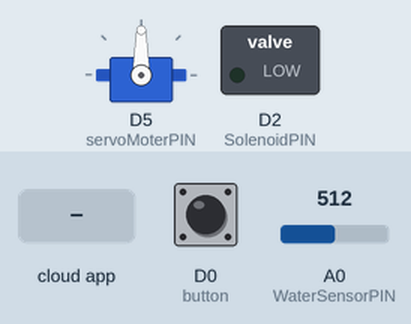
This program was run on a simulated ESP8266 (NodeMCU). Parts: servo, switched loads named in the program (green lamp = pin HIGH). The inputs (shaded band) are chosen by the test bench; at power-on: D0 (button) LOW, A0 (WaterSensorPIN) = 512. WiFi joins after 1.5 s; servers stay silent unless stated; network time is answered at once with the bench clock; the Firebase database answers and starts empty; what the program prints to the serial monitor is not drawn.

Above: at 3.0 s.
3.1 s: D0 (button) pulled HIGH for 0.5 s
At 3.5 s:
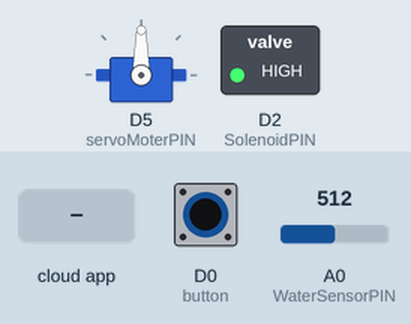
5.4 s: A0 (WaterSensorPIN) set to 992
6.9 s: A0 (WaterSensorPIN) set to 1011
9.9 s: the phone or cloud app sets control to 1
At 13.9 s:
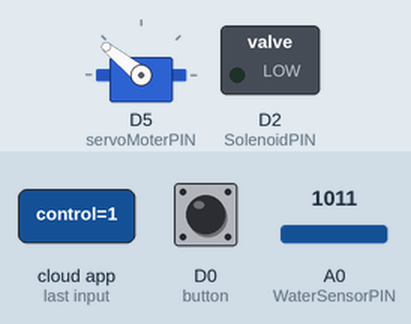
14.2 s: D0 (button) pulled HIGH for 1 s
At 15.5 s:
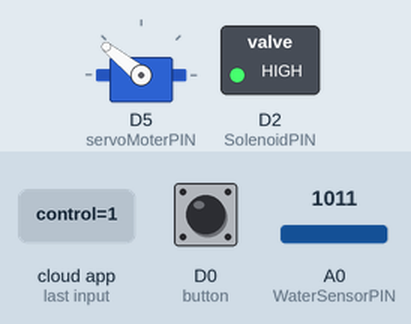
16.7 s: D0 (button) pulled HIGH for 3.2 s
At 17.4 s:
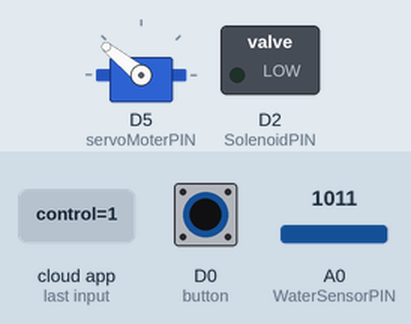
Timing chart, 0 to 44.2 s (numbered marks = the images above; inputs shaded):
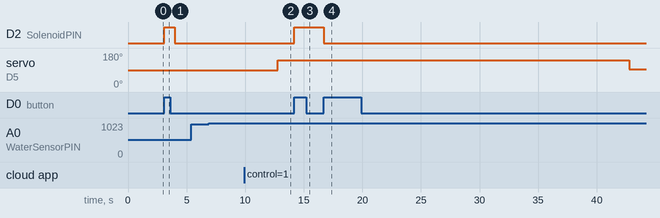

The program:

main.cpp
```cpp
#include <env.h>

#include <NTPClient.h>
#include <WiFiUdp.h>

#include <ESP8266WIFI.h>

#include <FirebaseESP32.h>
#include <addons/TokenHelper.h>

#include <Servo.h>

Servo servo360;

FirebaseData fbdo;
FirebaseAuth auth;
FirebaseConfig config;
bool signupOK = false;
bool lastState = false;
#define WaterSensorPIN A0
#define SolenoidPIN D2
#define button D0
#define servoMoterPIN D5

int waterlevelData = 0;      // from sensor
int solenoidsettingData = 0; // for check limit from firebase
bool solenoidStatus = false; // for enable solenoid
String username = USERNAME;
int water_level_limit = 1000;
// declere function
void processing();
void controlling();
int readWater();
void controllingFood();
// enable time
WiFiUDP ntpUDP;
NTPClient timeClient(ntpUDP);

void IRAM_ATTR IO_INT_ISR() {
  Serial.println("force solenoid : " + String(!digitalRead(SolenoidPIN)));
  digitalWrite(SolenoidPIN, !digitalRead(SolenoidPIN));
}

void setup() {
  Serial.begin(9600);

  // set motor for food board
  servo360.attach(servoMoterPIN);

  // set sensor
  attachInterrupt(button, IO_INT_ISR, RISING);
  pinMode(SolenoidPIN, OUTPUT);

  // set firebase
  WiFi.begin(WIFI_SSID, WIFI_PASSWORD);
  Serial.print("Connecting to Wi-Fi");
  while (WiFi.status() != WL_CONNECTED) {
    Serial.print(".");
    delay(300);
    // todo : force_control
  }
  Serial.println();
  Serial.print("Connected with IP: ");
  Serial.println(WiFi.localIP());
  Serial.println();

  Serial.printf("Firebase Client v%s\n\n", FIREBASE_CLIENT_VERSION);
  config.api_key = API_KEY;
  config.database_url = DATABASE_URL;
  config.token_status_callback = tokenStatusCallback;
  Firebase.reconnectNetwork(true);
  fbdo.setBSSLBufferSize(4096 /* Rx buffer size in bytes from 512 - 16384 */,
                         1024 /* Tx buffer size in bytes from 512 - 16384 */);
  while (!signupOK) {
    Serial.print("Sign up new user... ");
    if (Firebase.signUp(&config, &auth, "", "")) {
      Serial.println("ok");
      signupOK = true;
    } else {
      Serial.printf("%s\n", config.signer.signupError.message.c_str());
    }
    delay(300);
    // todo : force_control
  }
  config.token_status_callback =
      tokenStatusCallback; // see addons/TokenHelper.h
  Firebase.begin(&config, &auth);

  // set time
  timeClient.begin();
}

void loop() {
  timeClient.update();
  processing();
  if (water_level_limit > readWater()) {
    controlling();
  } else {
    Serial.println("Water Level is over!!!");
    delay(1000);
  }
  controllingFood();
}

//---------------control water---------------------
void ctrlWater(bool value) { digitalWrite(SolenoidPIN, value); }

// get data sensor
int readWater() {
  float water = analogRead(WaterSensorPIN);
  return (int)water;
}

//-----------------read firebase---------------------
bool getFirebaseBool(String path) {
  if (Firebase.getBool(fbdo, path)) {
    return fbdo.to<bool>();
  }
  return false; // ค่ากลับเมื่อไม่สามารถรับค่าได้
}

int getFirebaseInt(String path) {
  if (Firebase.getInt(fbdo, path)) {
    return fbdo.to<int>();
  }
  return -1; // ค่ากลับเมื่อไม่สามารถรับค่าได้
}

String getFirebaseString(String path) {
  if (Firebase.getString(fbdo, path)) {
    return fbdo.to<const char *>();
  }
  return ""; // ค่ากลับเมื่อไม่สามารถรับค่าได้
}

//--------------------set firebase-------------------
void setFirebaseBool(String path, bool value) {
  if (Firebase.setBool(fbdo, path.c_str(), value)) {
    Serial.println("Set OK : " + String(value) + " -> " + path);
  } else {
    Serial.print("Error: ");
    Serial.println(fbdo.errorReason().c_str());
  }
}

void setFirebaseInt(String path, int value) {
  if (Firebase.setInt(fbdo, path.c_str(), value)) {
    Serial.println("Set OK : " + String(value) + " -> " + path);
  } else {
    Serial.print("Error: ");
    Serial.println(fbdo.errorReason().c_str());
  }
}

void sanitizeString(String &input) {
  const String disallowedChars = ".#$[]"; // อักขระที่ไม่อนุญาต

  // ลูปผ่านแต่ละอักขระที่ไม่อนุญาต
  for (int i = 0; i < disallowedChars.length(); i++) {
    char ch = disallowedChars[i]; // ดึงอักขระที่ต้องการ
    input.replace(String(ch), ""); // แทนที่อักขระที่ไม่อนุญาตด้วยสตริงว่าง
  }
}

// Time
String getTimeText() {
  if (timeClient.isTimeSet()) {
    time_t epochTime = timeClient.getEpochTime();
    struct tm *ptm = gmtime((time_t *)&epochTime);
    int monthDay = ptm->tm_mday;
    int currentMonth = ptm->tm_mon + 1;
    int currentYear = ptm->tm_year + 1900;
    String currentDate = String(currentYear) + "/" + String(currentMonth) +
                         "/" + String(monthDay);
    return currentDate;
  }
  return "0/0/0";
}

// Controller
void processing() { /*มีหน้าที่ ดึงข้อมูลมาแล้วเช็ค*/
  delay(1500);
  sanitizeString(username);
  String basePath = username + "/controller/";
  int water_setting = getFirebaseInt(basePath + "water_control/setting");
  if (readWater() < water_level_limit) {
    setFirebaseBool(basePath + "water_control/control",
                    readWater() < water_setting);

  } else {
    setFirebaseBool(basePath + "water_control/sensor", false);
  }
  setFirebaseInt(basePath + "water_control/sensor",
                 readWater() > 0 ? readWater() : 0);

  Serial.print("Water Level : ");
  Serial.println(readWater());
  Serial.print("Water Level Setting : ");
  Serial.println(water_setting);
}

void controlling() { /*มีหน้าที่ดึงข้อมูลมาแล้ววสั่งงาน*/
  sanitizeString(username);
  String basePath = username + "/controller/";
  int water_control = getFirebaseBool(basePath + "water_control/control");
  if (lastState != water_control && lastState == false) {
    setFirebaseInt(basePath + "report/" + getTimeText() + "/water_report/" +
                       String(timeClient.getEpochTime()),
                   1);
    lastState = true;
  }
  if (water_control == false) {
    lastState = false;
  }
  ctrlWater(water_control);
}

void controllingFood() {
  sanitizeString(username);
  String basePath = username + "/controller/";
  int food_wheel_control = getFirebaseBool(basePath + "food_control/control");
  if (food_wheel_control) {
    servo360.writeMicroseconds(2000);
    delay(30000); // TODO: อาจไม่ใช้ ถ้าไม่ใช้ให้ลย หรือ ลดจำนวนลง
    servo360.writeMicroseconds(1500);
    //delay(3000); // TODO: อาจไม่ใช้ ถ้าไม่ใช้ให้ลย หรือ ลดจำนวนลง
  }
}
```

env.h
```cpp
#define WIFI_SSID "Shared WiFi 4G_1013A0" // todo
#define WIFI_PASSWORD "12341234"         // todo
// #define WIFI_SSID "NFT_Creative_Space_2.4GHz" // todo
// #define WIFI_PASSWORD "thank4support"         // todo
#define DATABASE_URL                                                           \
  "https://"                                                                   \
  "cicket-flutter-app-default-rtdb.asia-southeast1.firebasedatabase.app"
#define API_KEY "AIzaSyDxLS-ATpuDjBRv9IPHKzdnnHw9Azx5F6Y" // todo

#define USERNAME "max@gmail.com"
```

Measured:
- after the input at 3.1 s, D2 (SolenoidPIN): LOW → HIGH at once, → LOW 0.90 s later
- after the input at 5.4 s, every drawn part: stays the same
- after the input at 6.9 s, every drawn part: stays the same
- after the input at 9.9 s, servo on D5 (servoMoterPIN): 90° → 141° after 2.9 s
- after the input at 14.2 s, D2 (SolenoidPIN): LOW → HIGH at once
- after the input at 16.7 s, D2 (SolenoidPIN): HIGH → LOW at once
